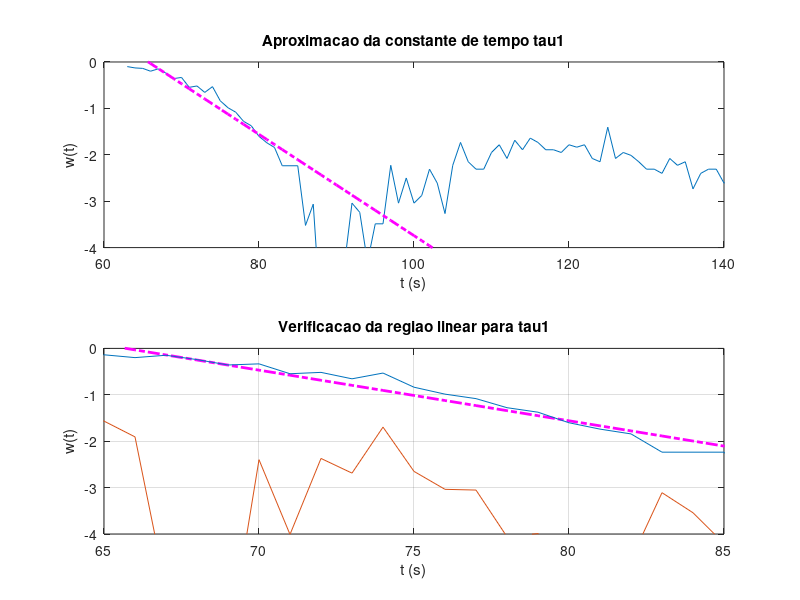
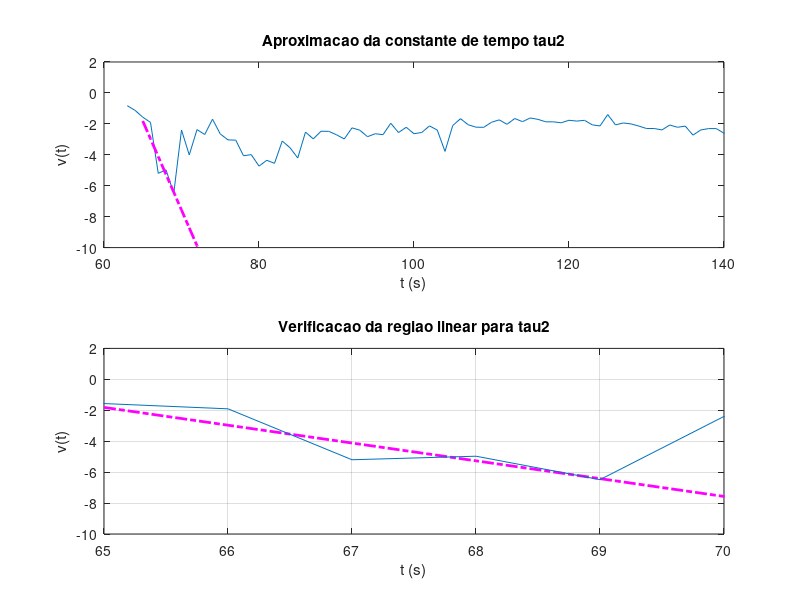

MATLAB code for these plots, in order: (Note: this script raises an error after producing the figures.)
clc;
clear all;

%% leitura de dados e parametrizacoes iniciais
torneira5 = load('torneira5.txt');

% como dito em aula, a entrada ? representada pela 2a coluna do arquivo,
% enquanto y(t) ? dado pela primeira coluna do arquivo.
u_t5 = torneira5(:,2);
y_t5 = torneira5(:,1);
u = -u_t5 + u_t5(1);
y0 = y_t5(1);
Ts = 1;
t = [0:Ts:(length(u_t5)-1)]';

% atraso no tempo theta adquirido por inspecao grafica
theta = 4;
%% plots iniciais sem normaliza
plot(t, u);
hold on;
plot(t, (y_t5-y0)); xlabel('t(s)'); ylabel('Amplitude do sinal');
title('Resposta ao degrau - dados experimentais');
legend('Degrau de entrada u(t)', 'Resposta do sistema y(t)');
grid
hold off
%% normalizando dados
norm_y_t5 = (y_t5 - min(y_t5)) ./ ( max(y_t5) - min(y_t5));
yn =  norm_y_t5;
plot(t, yn); xlabel('t(s)'); ylabel('y(t) normalizado');
title('Resposta ao degrau do sistema normalizada - dados experimentais');
grid
%% Calculo de ganho normalizado e nao normalizado
Knorm = (mean(yn(end-20:end)) - mean(yn(1:20)))/(u(end) - u(1));
K = (mean(y_t5(end-20:end)) - mean(y_t5(1:20)))/(u(end) - u(1));

%% Resposta complementar:


yy = log(abs(1 - yn./(Knorm*u)));
plot(t,yy);
%% calculo do primeiro coeficiente
coef1 = polyfit(t(65:85), yy(65:85), 1);
% ajustes finos
% coef1(1) = coef1(1)-.025;
% coef1(2) = coef1(2)+.45;
% tau1
tau1 = -1/coef1(1);

figure(1); 
subplot(211); plot(t, yy); xlabel('t (s)'); ylabel('w(t)'); axis([60 140 -4 0]);
hold on; plot(t(t>=65), coef1(1)*t(t>=65) + coef1(2), 'm-.', 'LineWidth', 2);
title('Aproximacao da constante de tempo tau1');
subplot(212); plot(t(t>=65), coef1(1)*t(t>=65) + coef1(2), 'm-.', 'LineWidth', 2); 
hold on; plot(t, yy); xlabel('t (s)'); ylabel('w(t)'); axis([65 85 -4 0]);
title('Verificacao da regiao linear para tau1');
grid 
%% calculo do segundo coeficiente
yy2 = log(abs(exp(coef1(2))*exp(-(t)./tau1) - (1 - yn./(Knorm*u))));
plot(t,yy2);
%%
% calculo e ajuste de tau2
coef2 = polyfit(t(65:70),yy2(65:70),1);
% tau2
tau2 = -1/coef2(1);

figure(2); 
subplot(211); plot(t, yy2); xlabel('t (s)'); ylabel('v(t)'); axis([60 140 -10 2]);
hold on; plot(t(t>=65), coef2(1)*t(t>=65) + coef2(2), 'm-.', 'LineWidth', 2); 
title('Aproximacao da constante de tempo tau2');
subplot(212); plot(t(t>=65), coef2(1)*t(t>=65) + coef2(2), 'm-.', 'LineWidth', 2); 
hold on; plot(t, yy2); xlabel('t (s)'); ylabel('v(t)'); axis([65 70 -10 2]);
title('Verificacao da regiao linear para tau2');
grid 

%% resultados
G2a = tf(K, [tau1*tau2  tau1+tau2  1], 'ioDelay', theta);
y2 = lsim(G2a, u, t) + y0;

figure(3); 
plot(t, y2, 'm--','LineWidth',2); xlabel('t (s)'); ylabel('y(t)');
hold on; 
plot(t, y_t5, 'LineWidth',2); xlabel('t (s)'); ylabel('y(t)');

%% dados
K
theta
tau1
tau2
